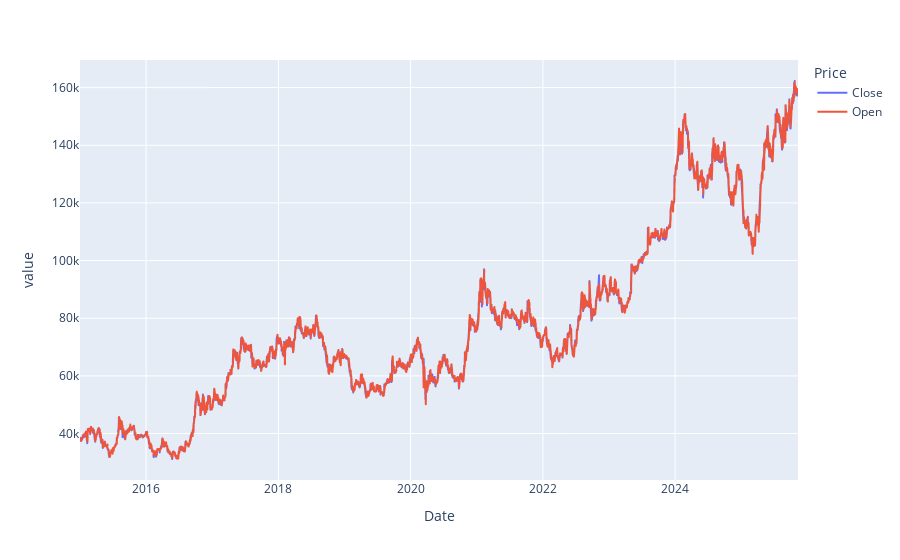

Notebook code for this chart:
### Code cell
df.plot()

### Figure 1 — Plotly figure (JSON) as saved in the notebook; plotly's stock layout.template omitted (floating-point values rounded to 4 significant figures; data arrays with more than 128 entries replaced by an {"elided": "..."} marker saying what was removed)
{"data": [{"hovertemplate": "Price=Close<br>Date=%{x}<br>value=%{y}<extra></extra>", "legendgroup": "Close", "line": {"color": "#636efa", "dash": "solid"}, "marker": {"symbol": "circle"}, "mode": "lines", "name": "Close", "showlegend": true, "type": "scattergl", "x": {"elided": "2681 str values"}, "xaxis": "x", "y": {"elided": "2681 float values"}, "yaxis": "y"}, {"hovertemplate": "Price=Open<br>Date=%{x}<br>value=%{y}<extra></extra>", "legendgroup": "Open", "line": {"color": "#EF553B", "dash": "solid"}, "marker": {"symbol": "circle"}, "mode": "lines", "name": "Open", "showlegend": true, "type": "scattergl", "x": {"elided": "2681 str values"}, "xaxis": "x", "y": {"elided": "2681 float values"}, "yaxis": "y"}], "layout": {"legend": {"title": {"text": "Price"}, "tracegroupgap": 0}, "margin": {"t": 60}, "xaxis": {"anchor": "y", "domain": [0, 1], "title": {"text": "Date"}}, "yaxis": {"anchor": "x", "domain": [0, 1], "title": {"text": "value"}}}}
